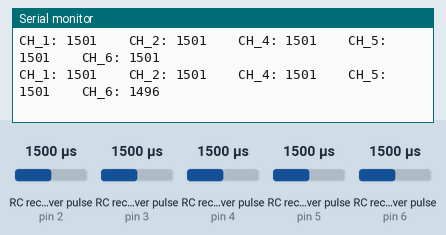
Recording of a sketch running on a simulated Arduino Uno, built with avr-gcc and run on an emulated ATmega328P. Parts: the last lines printed to the serial monitor. Wiring (inferred from the names in the program): 5 × RC receiver channel: data pin 2 / data pin 3 / data pin 4 / data pin 5 / data pin 6. The test bench sets the inputs (shaded band); at power-on: RC receiver pulse (sensors on pin 2, pin 3, pin 4, pin 5, pin 6) 1500 µs.

Above: at 1.2 s.
1.3 s: RC receiver pulse (sensor on pin 2) set to 1020 µs
At 1.3 s:
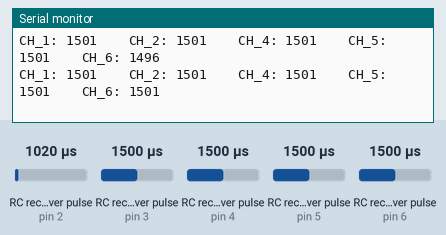
4.3 s: RC receiver pulse (sensor on pin 3) set to 1020 µs
At 4.34 s:
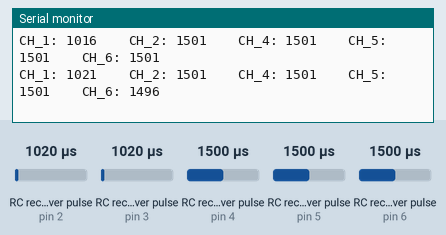
7.3 s: RC receiver pulse (sensor on pin 4) set to 1020 µs
At 7.31 s:
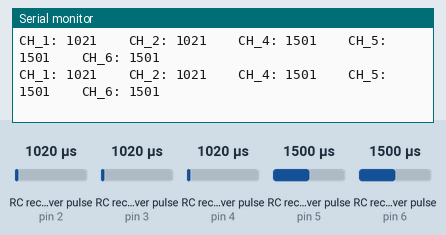
10.3 s: RC receiver pulse (sensor on pin 5) set to 1020 µs
At 10.35 s:
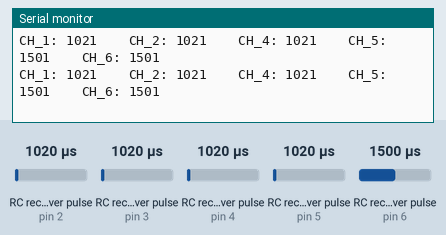
13.3 s: RC receiver pulse (sensor on pin 6) set to 1020 µs
At 13.32 s:
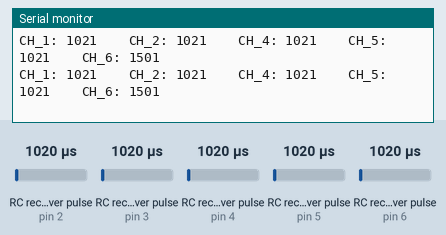
16.3 s: RC receiver pulse (sensor on pin 2) set to 1250 µs
At 16.36 s:
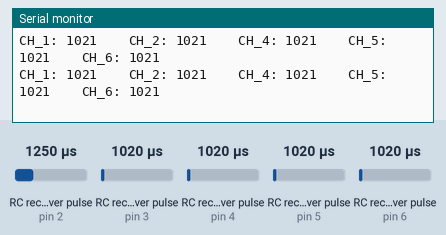
Timing chart, 0 to 19.3 s (numbered marks = the images above; inputs shaded):
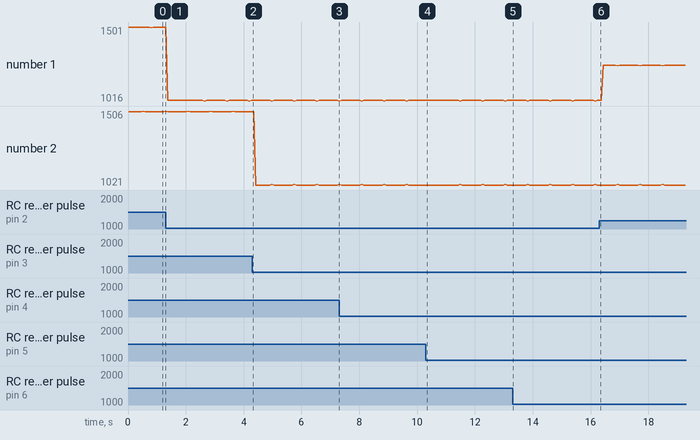

Measured:
- plotted number 1: 1501 → 1021 after the input at 1.3 s, 1021 → 1251 after the input at 16.3 s

The sketch:

RC_check.ino
```cpp
#define ch1 2
#define ch2 3
#define ch4 4
#define ch5 5
#define ch6 6
void setup() {
  pinMode(ch1,INPUT);
  pinMode(ch2,INPUT);
  pinMode(ch4,INPUT);
  pinMode(ch5,INPUT);
  pinMode(ch6,INPUT);

  Serial.begin(9600);
}

void loop() {
  int a,b,c,d,e;
  a=pulseIn(ch1,HIGH);
  b=pulseIn(ch2,HIGH);
  c=pulseIn(ch4,HIGH);
  d=pulseIn(ch5,HIGH);
  e=pulseIn(ch6,HIGH);

  Serial.print("CH_1: ");
  Serial.print(a);
  Serial.print("    ");
  Serial.print("CH_2: ");
  Serial.print(b);
  Serial.print("    ");
  Serial.print("CH_4: ");
  Serial.print(c);
  Serial.print("    ");
  Serial.print("CH_5: ");
  Serial.print(d);
  Serial.print("    ");
  Serial.print("CH_6: ");
  Serial.println(e);

}
```
